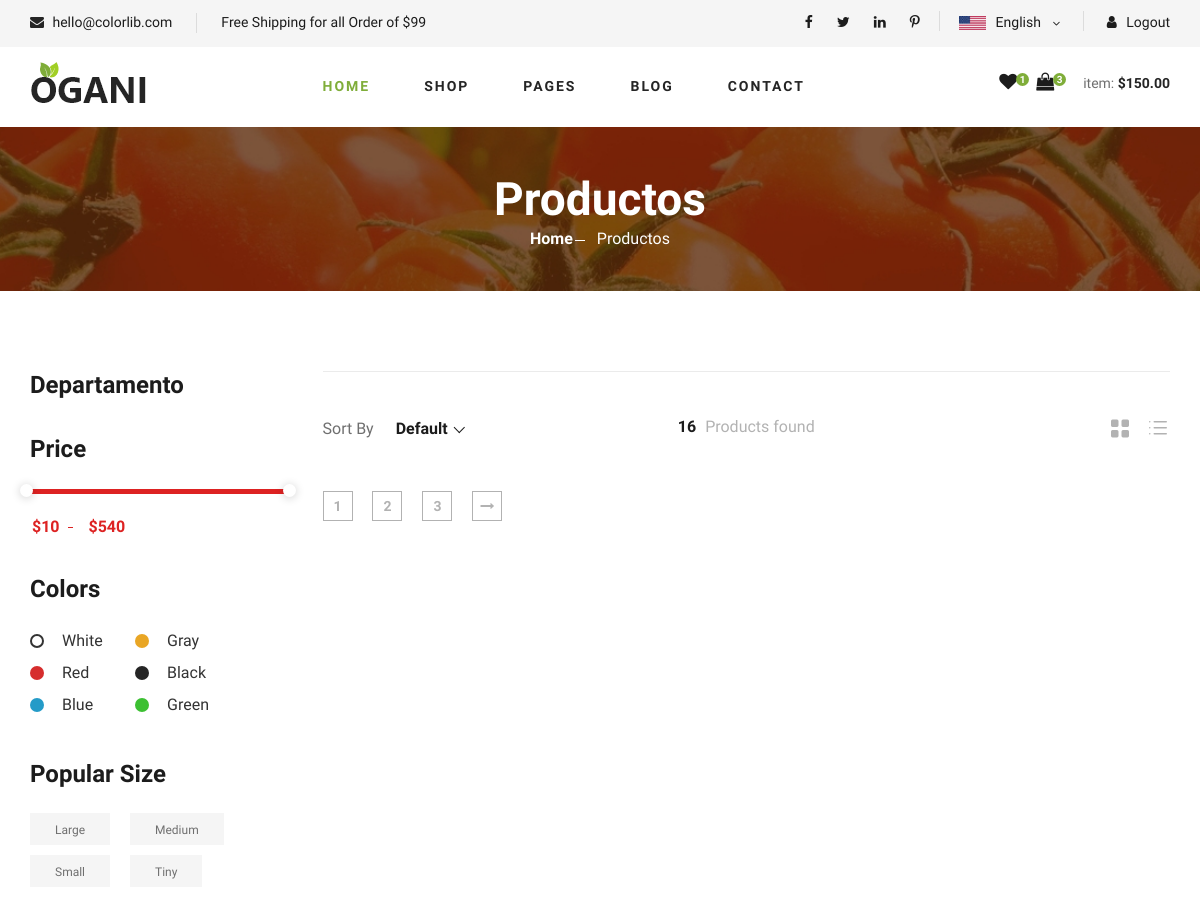
Before: /productos/ (upper part) with the older database file.
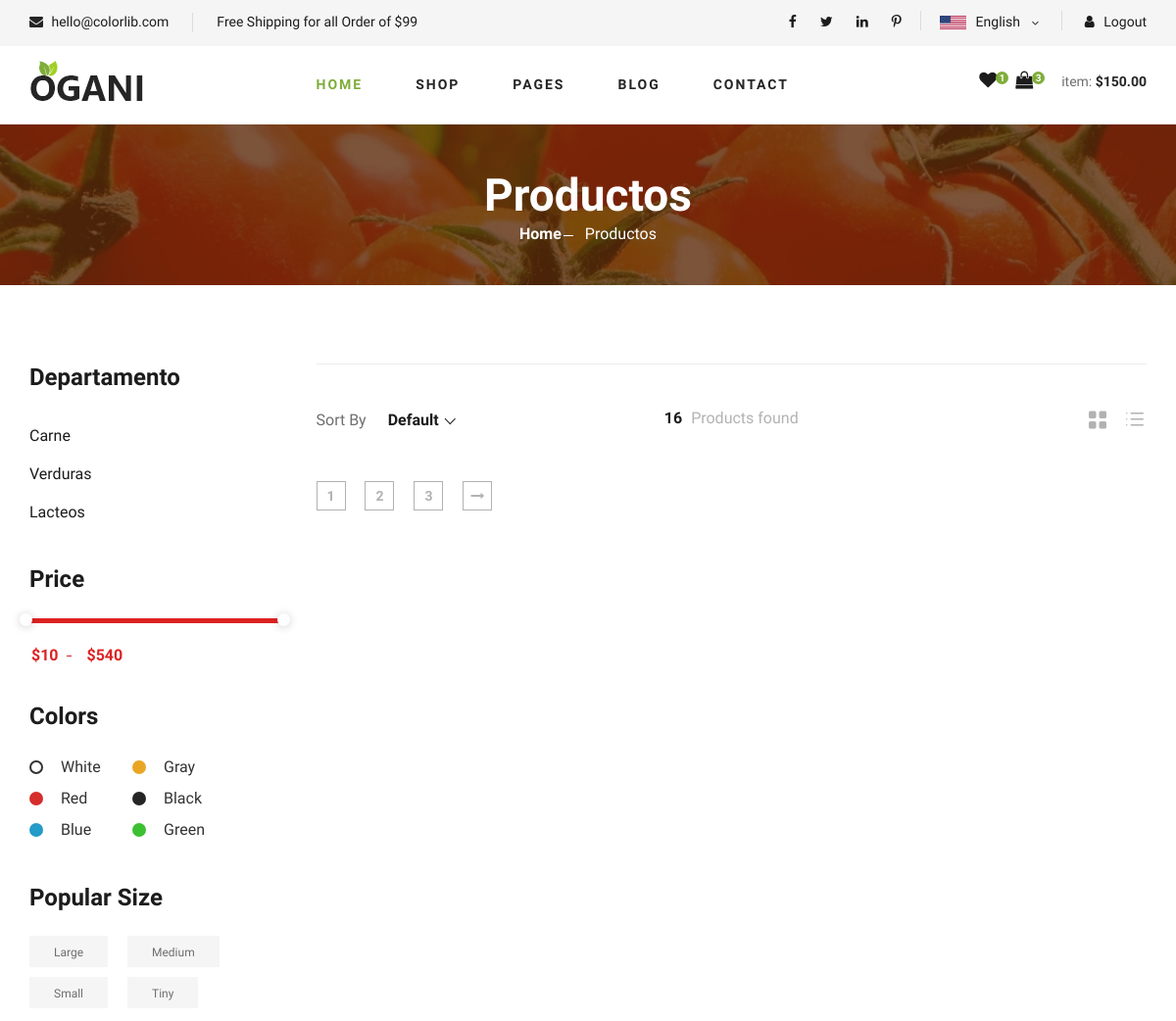
After: the same page with the newer database file.
### products/models.py (models this page shows, shortened)
class categories(models.Model):
    name = models.CharField(max_length=150, verbose_name='Nombre')
    description = models.TextField(verbose_name='Descripción')
    image = models.ImageField(default='null', blank=True, null=True, verbose_name="Foto", upload_to="categories")
    create_at = models.DateTimeField(auto_now_add=True, verbose_name='Creado')
    update_at = models.DateTimeField(auto_now=True, verbose_name='Editado')
    class Meta:
        verbose_name = 'Categoria'
        verbose_name_plural = 'Categorias'

### products/views.py (the view)
# urls.py: path('productos/', listProducts, name="productos"),
def listProducts(request):
    categori = categories.objects.all()
    product = products.objects.all()
    return render(request, 'products/shop-grid.html',{
        'title':'Productos',
        'categories':categori,
        'products':product
    })

### products/templates/products/shop-grid.html (shortened to what the changed rows need)
{% extends "layouts/layout.html" %}
{% block content %}
{% load static %}
<section class="breadcrumb-section set-bg" data-setbg="{% static 'img/breadcrumb.jpg' %}">
    <div class="container">
        <div class="row">
            <div class="col-lg-12 text-center">
                <div class="breadcrumb__text">
                    <h2>Productos</h2>
                </div>
            </div>
        </div>
    </div>
</section>
<section class="product spad">
    <div class="container">
        <div class="row">
            <div class="col-lg-3 col-md-5">
                <div class="sidebar">
                    <div class="sidebar__item">
                        <ul>
                            {% for categori in categories %}
                                <li><a href="#">{{categori.name}}</a></li>
                            {% endfor %}
                        </ul>
                    </div>
                </div>
            </div>
        </div>
    </div>
</section>
{% endblock content %}

Changed rows visible on the page:
added categories: name "Carne"
added categories: name "Verduras"
added categories: name "Lacteos"
